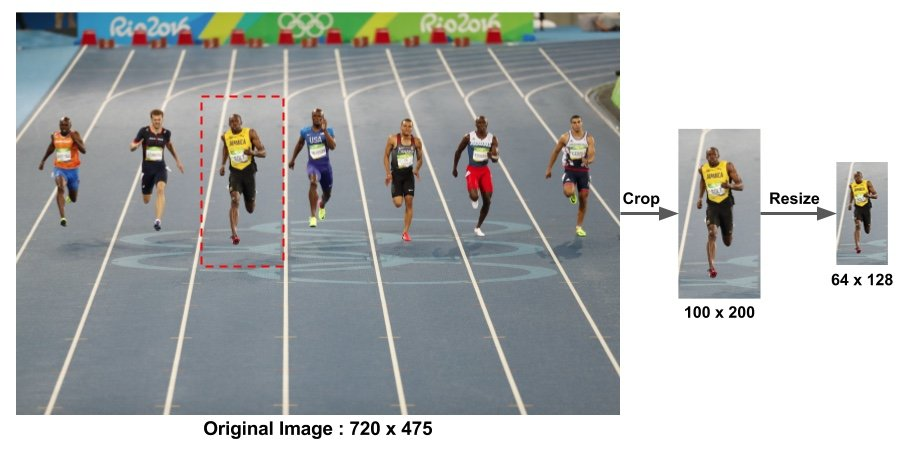
#> input picture run.jpg, 905 x 451 px
$ python main3.py --image run.jpg
#> lines starting #> are read from the running program, lines starting #| are printed output that depends on the picture; after the words box and inside, x2 and y2 are one past the last pixel; in counts of white or black regions, pixels touching at a corner belong together
from __future__ import print_function
import argparse
import cv2
ap = argparse.ArgumentParser()
ap.add_argument("-i", "--image", required = True,
help = "Path to the image")
args = vars(ap.parse_args())
image = cv2.imread(args["image"])
#> image is the input picture: shape (451, 905, 3); mean B, G, R 178.7, 178.9, 175.9
print("width: {} pixels".format(image.shape[1]))
#| width: 905 pixels
print("height: {} pixels".format(image.shape[0]))
#| height: 451 pixels
print("channels: {}".format(image.shape[2]))
#| channels: 3
(b, g, r) = image[0, 0]
#> b = 255; g = 255; r = 255
print("Pixel at (0, 0) - Red: {}, Green: {}, Blue: {}".format(r,
g, b))
#| Pixel at (0, 0) - Red: 255, Green: 255, Blue: 255
image[0, 0] = (0, 0, 255)
#> image: shape (451, 905, 3); under 0.01% of pixels changed, all inside (x1, y1, x2, y2) = (0, 0, 1, 1)
(b, g, r) = image[0, 0]
#> b = 0; g = 0
print("Pixel at (0, 0) - Red: {}, Green: {}, Blue: {}".format(r,
g, b))
#| Pixel at (0, 0) - Red: 255, Green: 0, Blue: 0
corner = image[0:100, 0:100]
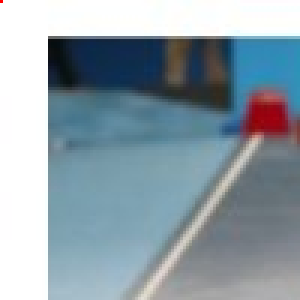
#> corner: shape (100, 100, 3) (shown 3 times larger); mean B, G, R 169.5, 159.9, 144.1
cv2.imshow("Corner", corner)
image[0:100, 0:100] = (0, 255, 0)
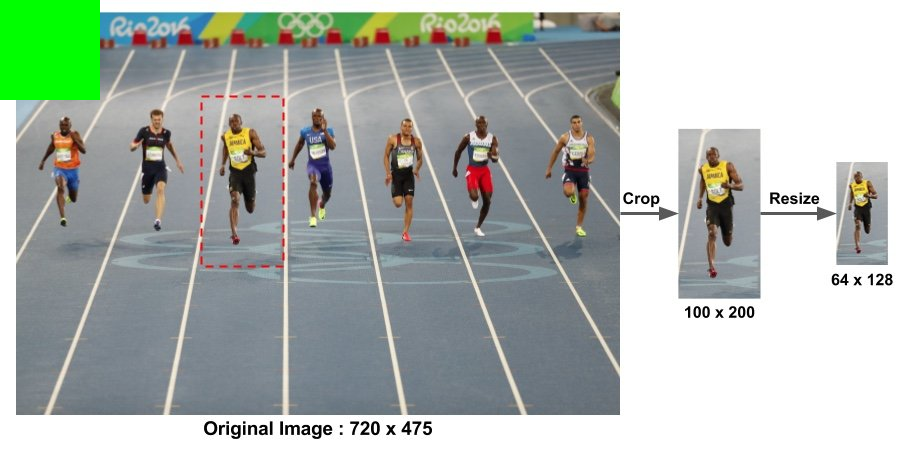
#> image: shape (451, 905, 3); mean B, G, R 174.5, 181.3, 172.4
cv2.imshow("Updated", image)
cv2.waitKey(0)
cv2.imshow("Image", image)
cv2.waitKey(0)
